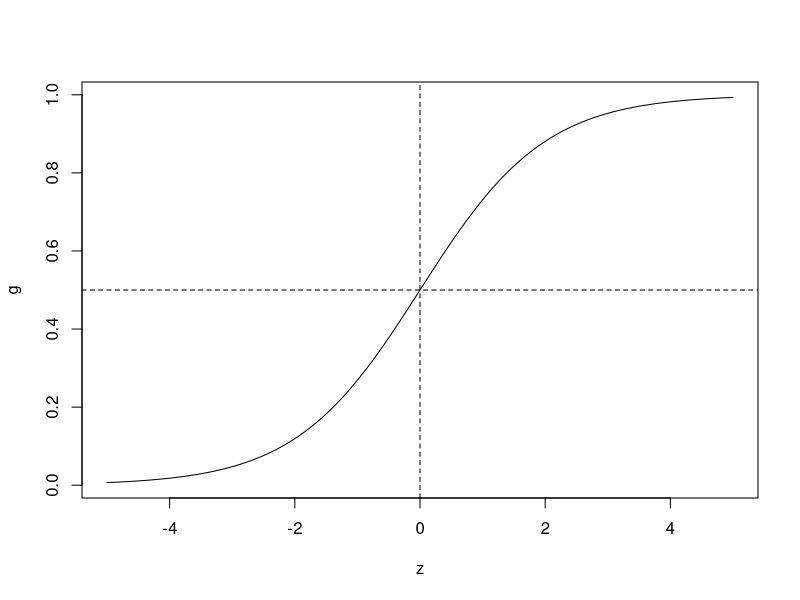
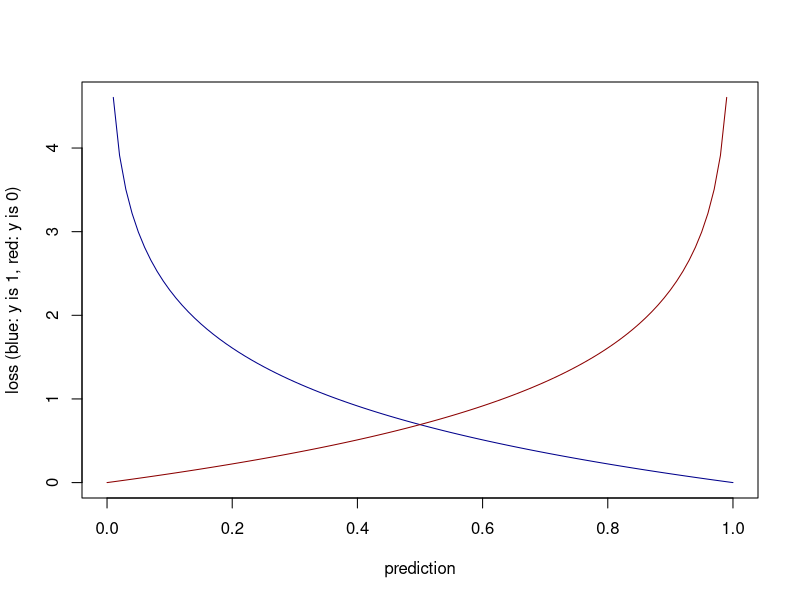

These figures' R source, in order:
## ---- chunk 1
#| label: setup
#| include: false

knitr::opts_knit$set(
  root.dir = '~/Documents/repos/github/machinelearning'
)
## ---- chunk 2
#| label: sigmoid function

z = seq.int(-5L, to = 5L, length.out = 100)
g = 1 / (1 + exp(-z))
plot(z, g, type = "l")
abline(v = 0, lty = 2)
abline(h = 0.5, lty = 2)
## ---- chunk 3
#| label: loss-ex-r

f = seq(0, to = 1, by = 0.01)
loss_1 = -log(f) 
loss_0 = -log(1-f) 

plot(
  f
  , y = loss_1
  , type = "l"
  , col = "darkblue"
  , xlab = "prediction"
  , ylab = "loss (blue: y is 1, red: y is 0)"
)

lines(f, y = loss_0, col = "darkred")
